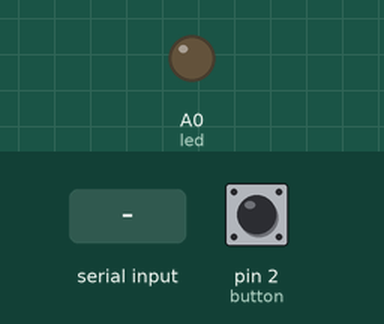
Simulated run of this sketch. Board: Arduino Uno, built with avr-gcc and run on an emulated ATmega328P. Parts: output pins drawn as LEDs (lit = HIGH). Inputs (shaded band) come from the test bench; at power-on: pin 2 (button) LOW. What the sketch prints to the serial monitor is not drawn.

Above: at 1.2 s.
1.3 s: pin 2 (button) pulled HIGH for 0.15 s
2.9 s: "t\n" received over Serial
4.4 s: "t\n" received over the second serial link
At 5.4 s:
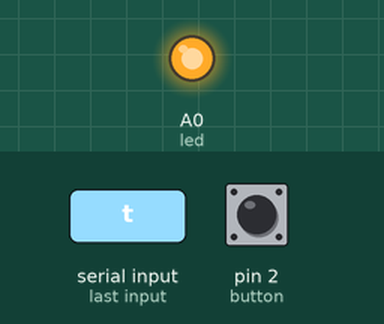
5.9 s: pin 2 (button) pulled HIGH for 1 s
8.4 s: "a\n" received over the second serial link
At 9.6 s:
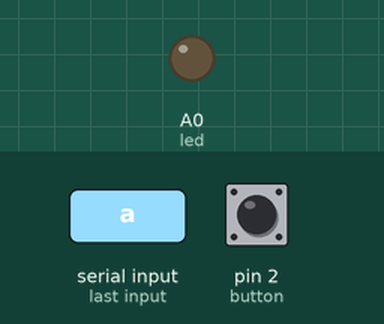
9.9 s: "1\n" received over the second serial link
Timing chart, 0 to 12.4 s (numbered marks = the images above; inputs shaded):
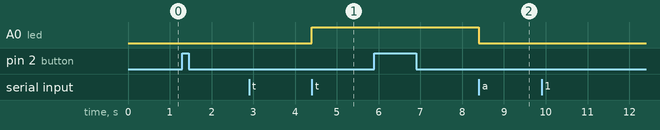

Measured:
- after the input at 1.3 s, every drawn part: stays the same
- after the input at 2.9 s, every drawn part: stays the same
- after the input at 4.4 s, A0 (led): LOW → HIGH at once
- after the input at 5.9 s, every drawn part: stays the same
- after the input at 8.4 s, A0 (led): HIGH → LOW at once
- after the input at 9.9 s, every drawn part: stays the same

The sketch:

sketch_nov30a.ino
```cpp
#include <SoftwareSerial.h>

/*
  This Arduino project uses a Bluetooth serial modem, a parallel LCD display, and your Android phone to
  demonstrate how an Arduino can communicate with an Android device.

  I have added nothing new here; just taken other people's existing work to guide you on how
  Arduino and Android can talk to each other through Bluetooth.  I created this from the Arduino LCD Display example (Igoe, Fried, Mellis),
  NewSoftSerial (Fried, Hart), and Google Bluetooth Chat.  Anyone is free to use this software as they wish. Mark Bieschke, 4/2011.

  Instructions for this project:
  1. Download Google's "Bluetooth Chat" Android example for your target Android version.  In the BluetoothChatService class, change the MY_UUID value to :00001101-0000-1000-8000-00805F9B34FB as follows:
      private static final UUID MY_UUID = UUID.fromString("00001101-0000-1000-8000-00805F9B34FB");
      Save, Run, and plug your Android phone into your USB so the code deploys to your Android phone (can't use a Virtual device).
      On your phone, go to "Settings - Applications - Development" and make sure you turned on USB debugging.
  2. Hook up your parallel LCD and BlueSMiRF Gold Bluetooth modem to your Arduino and deploy this code to your Arduino.
      See my diagrams on how to wire up everything on instructables.com.
  3. Through hyperterminal (or TeraTerm), make sure you have changed your BlueSMiRF Gold BAUD rate to 57.6k.  It defaults to 115k.
  4. Open up the Android Chat native app on your phone: press the Android menu button, "Connect a Device", then select "Firefly".
      Now you have paired Android to Arduino.  You may need to type passcode: 1234.
  5. Type and send a message from Android phone to Arduino through the text message box in the Bluetooth Chat Android app.
  6. See an Arduino-generated String ("Hello from Arduino") appear on your Android device's LCD about 30 seconds after you connect, then again 30 seconds later.
      I decided to do this as an easy, maybe lazy, way to send a test message from Arduino to Android.

Parts list:
1. Arduino Board - I used an Uno (328, 16MHz, 5V)
2. Bluetooth Modem - BlueSMiRF Gold (Sparkfun sku: WRL-00582)
    Set BAUD to 57.6k using Hyperterminal or TeraTerm
    commands to set BAUD: www.sparkfun.com/datasheets/Wireless/Bluetooth/rn-bluetooth-um.pdf
3. Parallel LCD - Basic 16x2 Character LCD (Sparkfun sku: LCD-09051)
    Don't forget a 10k potentiometer so you can adjust contrast (a must have)
4. Android device with Bluetooth - I used a Motorola Droid for test
5. wires to connect Arduino, Bluetooth modem, LCD
6. Power supply for your Arduino

Software:
1. Arduino software
2. NewSoftSerial library from Mikal Hart.  http://arduiniana.org/libraries/newsoftserial/
    His library is better than the built-in "Serial." implementation.
3. Eclipse with Android Development Kit.  Make sure you follow Google's directions for downloading and installing ADK.
4. "Bluetooth Chat" sample code from Google. http://developer.android.com/resources/samples/BluetoothChat/index.html
    Super important: In the BluetoothChatService class, change the MY_UUID value to :00001101-0000-1000-8000-00805F9B34FB
    - this is a common machine UUID that allows Android to communicate with the FireFly Bluetooth module
    - save and then run; deploy to actual Android phone because you can't use a virtual device because a virtual device doesn't have Bluetooth
*/


/**************** LCD instructions *****************************
 * How to connect the typical Parallel 16x2 LCD (pins shown in parenthesis) to an Arduino Uno board:
 * LCD VSS (pin 1 of LCD) to Arduino Ground
 * LCD VDD (pin 2) to Arduino 5V
 * 10K resistor:
 *   ends to +5V and ground, respectively
 *   wiper to LCD VO (pin 3 of LCD)
 * LCD RS (pin 4) to Arduino digital pin 9
 * LCD R/W (pin 5) to Arduino Ground
 * LCD Enable (pin 6) to Arduino digital pin 8
 * LCD D4 (pin 11) to Arduino digital pin 7
 * LCD D5 (pin 12) to Arduino digital pin 6
 * LCD D6 (pin 13) to Arduino digital pin 5
 * LCD D7 (pin 14) to Arduino digital pin 4
 * LCD LED+ (pin 15) to Arduino 5V (only if LCD has backlight capability)
 * LCD LED- (pin 16) to Arduino Ground (only if LCD has backlight capability)
*/
// initialize the LCD library with the numbers of the Arduino digital pins above
int led = A0;
int button = 2;
#define rxPin 10
#define txPin 11
/**************** Serial Port instructions *****************************
  NewSoftSerial allows us to create a serial communications port out of thin air on pins 2 (RX) and 3 (TX) to communicate with
  the Bluetooth modem (which then communicates to Android device via Bluetooth).
  The built-in Arduino Serial communication to the computer is on pins 0 and 1 and we don't need to mess with
  those pins because we may want to communicate with the computer through pins 0 and 1 so that's why we create
  another serial port on pins 2 and 3.

  The Bluetooth modem I used defaults to 115k BAUD which is too fast for Arduino to receive from Android
  At low BUAD, like 9600, Arduino sends a "choppy" message to Android (I don't
  know how to better articulate it but go ahead and try to connect at 9600 and see what I mean).
  To change from 115k default baud, using hyperterminal,
  put the Bluetooth modem in "command" mode ($$$) and change to 57.6k BAUD (su,57).  Get back in "data" mode (---) for Arduino to communicate with the BlueSMiRF Gold.
*/
SoftwareSerial bluetooth(rxPin, txPin); // (RX, TX)

// **************** these are variables and constants for sending a test message from Arduino to the Android device
// the interval to send a pre-defined message from Arduino to the Droid
int const chatInterval = 5000; // after 30 seconds, send a message to the connected Android device.
int numberOfTimesToSend = 10; // the number of times to send the message (spaced out by number of chatInterval above)
int lastChatSendTime = 0; //the last time - in millis() - that we sent a message to the Droid
String chatMessage = "Hello from Arduino"; // change this to anything you want to send to the Android device
int chatSendCounter = 0; //the number of times we've sent the message
// **************** end section on sending messages from Arduino to the Android device
int buttonState = 0;
void setup()
{
  pinMode(led, OUTPUT);
  pinMode(button, INPUT);
  Serial.begin(9600);
  // serial port communications from Arduino to Bluetooth Firefly module (BlueSMiRF Gold)
  // BlueSMiRF Gold defaults to 115.2k BAUD.  Change to 57.6k BAUD.
  // Don't ever use low BAUD like 4800 and 9600.
  bluetooth.begin(57600);  // Start bluetooth serial at 9600

  pinMode(rxPin, INPUT);
  pinMode(txPin, OUTPUT);
  //reset the timer so we can send a message to the Droid in "chatInterval" seconds from now (30 seconds unless you change it in initialization above)
  lastChatSendTime = millis();

}

void loop()
{
  //bluetooth.print("***looping***");
  //*************receiving a message from Android and printing on Arduino*************************
  while (bluetooth.available() > 0) {
      // display each character to the LCD
      char c = bluetooth.read();
      Serial.print(c);
      if(c=='t') {
         digitalWrite(led, HIGH);
      }
      if(c=='a'){
         digitalWrite(led, LOW);
      }
    }
  buttonState = digitalRead(button);
  if(buttonState==HIGH)
  {
    Serial.print("HIGH");
  }
  if(bluetooth.available()>0) {
    Serial.print(bluetooth.available());
    Serial.print("\n");
  }

  if (bluetooth.available())
   {
     Serial.print("got char: ");
     char c = bluetooth.read();
     Serial.print(c); //get message from Android device on the Arduino NewSoftSerial serial port and print it out on the LCD
     Serial.print("\n");
   }

   if(Serial.available()>0) {
    Serial.print("Sending\n");
    bluetooth.print(Serial.read());
   }

//   //*************sending a message from Arduino to Android *************************
//   if (((millis() - lastChatSendTime) > chatInterval))
//   //send a predefined message to the Android device after 'chatInterval' seconds and do this 'numberOfTimesToSend' times.
//    {
//      lastChatSendTime = millis();
//      chatSendCounter++; //increment chat counter
//      bluetooth.print(chatMessage); //print out the message on the NewSoftSerial serial port which then travels via Bluetooth to the Android device
//    }

}
```
